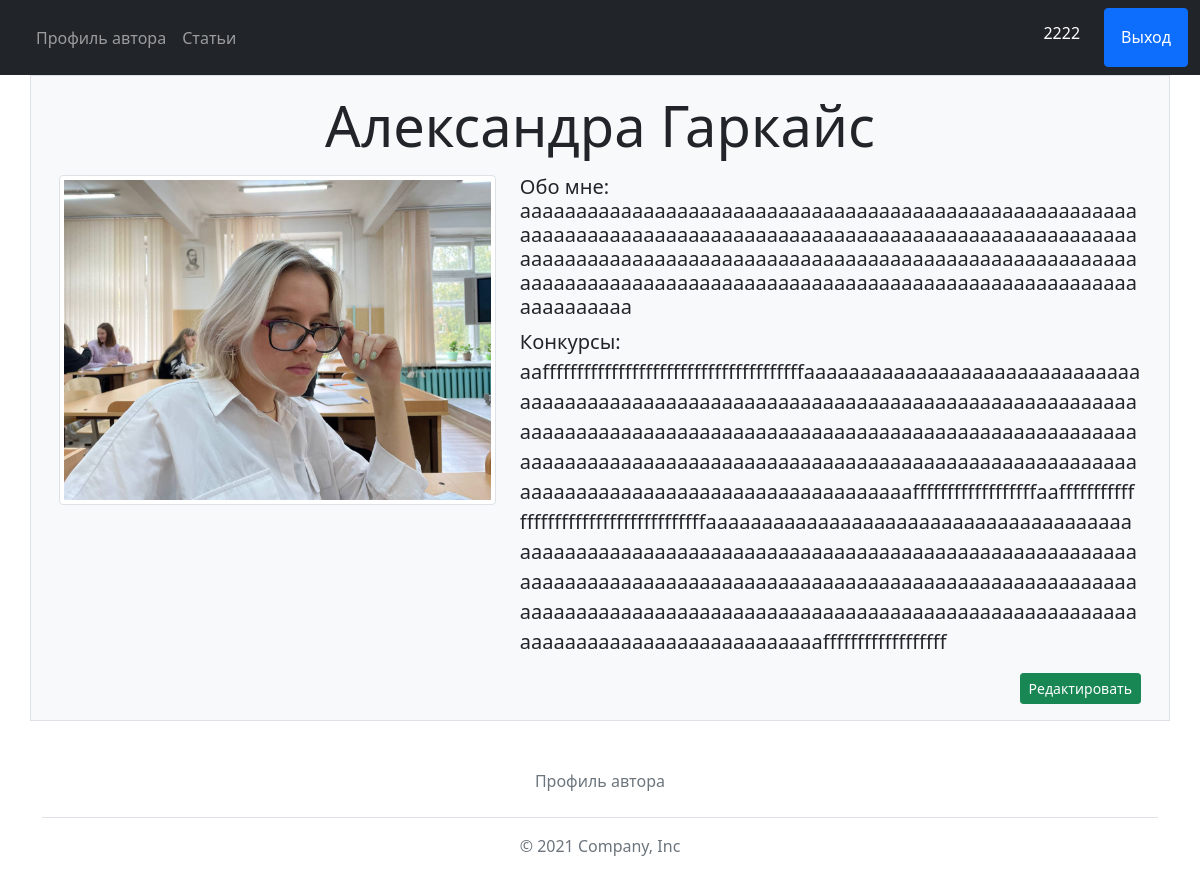
The page /profile (signed in) on the database its author committed.
### data/users.py (models this page shows, shortened)
class User(SqlAlchemyBase):
    __tablename__ = 'users'
    id = sqlalchemy.Column(sqlalchemy.Integer, primary_key=True)
    name = sqlalchemy.Column(sqlalchemy.String(128), unique=True)
    login = sqlalchemy.Column(sqlalchemy.String(128), nullable=False, unique=True)
    password = sqlalchemy.Column(sqlalchemy.String(255), nullable=False)
    news = orm.relation("Admin", back_populates='user')
    def get_id(self):
        return str(self.id)

### data/profile.py (models this page shows)
class Profile(SqlAlchemyBase):
    __tablename__ = 'profile'
    id = sqlalchemy.Column(sqlalchemy.Integer, primary_key=True)
    name = sqlalchemy.Column(sqlalchemy.Integer, nullable=False)
    about = sqlalchemy.Column(sqlalchemy.String(200), nullable=True)
    rewards = sqlalchemy.Column(sqlalchemy.String(200), nullable=True)

### app.py (the view)
@app.route('/profile')
def profile():
    profile_info = db_sess.query(Profile).filter(Profile.id == 1).first()
    return render_template("profile.html", profile=profile_info, check_admin=check_admin())

### app.py (called while the page is built)
def check_admin():
    id = current_user.get_id()
    check = db_sess.query(Admin).filter(Admin.user_id == id).first()
    if check != None:
        return True
    else:
        return False

@manager.user_loader
def load_user(user_id):
    return db_sess.query(User).get(int(user_id))

@app.after_request
def redirect_to_signin(response):
    if response.status_code == 404:
        return redirect(url_for('login_page') + "?next" + request.url)
    return response

@app.context_processor
def any_data_processor():
    if current_user.is_authenticated:
        id = current_user.get_id()
        user = db_sess.query(User).filter(User.id == id).first()
        name = user.name
        return dict(user_aunt=name, check_admin=True)
    else:
        return dict(user_aunt="None")

@app.teardown_appcontext
def shutdown_session(exception=None):
    db_sess.close()

### templates/profile.html (shortened to what this page needs)
{% extends "base.html" %}
{% block body %}
<div class="container overflow-hidden p-3 border bg-light">
    <p class="text-center display-4">
        {{profile.name}}
    </p>
    <div class="container">
        <div class="row align-items-start">
            <div class="col-lg-5">
                <img height="500px" width="500px" class="img-thumbnail "
                     src="{{ url_for('static', filename='images/image.jpg') }}"/>
            </div>
            <div class="col-lg-7">
                <h5 class="lead text-break"><b>Обо мне:</b><br>
                    {{profile.about}}
                </h5>
                <p class="lead text-break"><b>Конкурсы:</b><br>
                    {{profile.rewards}}
                </p>
            </div>
        </div>
        {% if check_admin == True%}
        <div class="d-grid gap-2 d-md-flex justify-content-md-end">
            <a href="/profile_update" class="btn btn-success btn-sm">Редактировать</a>
        </div>
        {% endif %}
    </div>
</div>
{% endblock %}

### templates/base.html (shortened to what this page needs)
<!doctype html>
<html lang="ru">
<head>
    <link rel="stylesheet" href="{{ url_for('static', filename='css/main.css') }}"/>
    <link rel="stylesheet" href="https://cdn.jsdelivr.net/npm/bootstrap@5.1.3/dist/css/bootstrap.min.css"
>
</head>
<body>
<nav class="navbar navbar-expand navbar-dark bg-dark" aria-label="Second navbar example">
    <div class="container-fluid">
        <div class="collapse navbar-collapse" id="navbarsExample02">
            <ul class="navbar-nav me-auto">
                <li class="nav-item">
                    <a class="nav-link" href="/profile">Профиль автора</a>
                </li>
                <li class="nav-item">
                    <a class="nav-link" href="/posts">Статьи</a>
                </li>
            </ul>
            <div class="-grid gap-2 d-md-flex justify-content-md-end">
                {% if user_aunt != "None" %}
                <p class="text-white h6 p-3">{{user_aunt}}</p>
                <a href="/logout" type="button" class="btn btn-primary p-3">Выход</a>
                {%else%}
                    <a href="/login" type="button" class="btn btn-outline-primary me-2">Вход</a>
                {% endif%}
            </div>
        </div>
    </div>
</nav>
{% block body%}{% endblock %}
<div class="container">
    <footer class="py-3 my-4">
        <ul class="nav justify-content-center border-bottom pb-3 mb-3">
            <li class="nav-item"><a href="/profile" class="nav-link px-2 text-muted">Профиль автора</a></li>
        </ul>
        <p class="text-center text-muted">© 2021 Company, Inc</p>
    </footer>
</div>
</body>
</html>

### rows shown on the page
User: name "2222"
Profile: name "Александра Гаркайс", about "аааааааааааааааааааааааааааааааааааааааааааааааааааааааааааааааааааааааааааааааааааааааааааааааааааааааааааааааааааааааааааааааааааааааааааааааааааааааааааааааааааааааааааааааааааааааааааааааааааааааааааааааааааааааааааааааааааааа", rewards "ааffffffffffffffffffffffffffffffffffffffааааааааааааааааааааааааааааааааааааааааааааааааааааааааааааааааааааааааааааааааааааааааааааааааааааааааааааааааааааааааааааааааааааааааааааааааааааааааааааааааааааааааааааааааааааааааааааааааааааааааааааааааааааааааааааааааааааааffffffffffffffffffааffffffffffffffffffffffffffffffffffffffааааааааааааааааааааааааааааааааааааааааааааааааааааааааааааааааааааааааааааааааааааааааааааааааааааааааааааааааааааааааааааааааааааааааааааааааааааааааааааааааааааааааааааааааааааааааааааааааааааааааааааааааааааааааааааааааааааааffffffffffffffffff"
